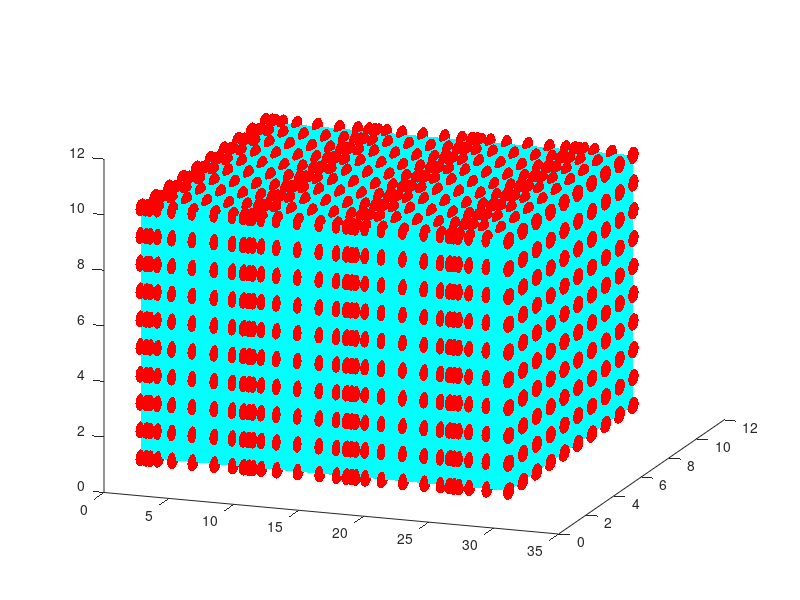

Recreate this plot in MATLAB. (Note: this script raises an error after producing the figure.)
% Simulation of particle motion during the propagation of seismic waves
% v1.0.0
% Odysseus Galanis
% ogalanis.webpages.auth.gr
% Updated for Matlab R2025a in 2026
% License: GNU GPL v3
% 
% *Originally written in 2007 to produce images for
% https://web.archive.org/web/20071104224653/http://users.auth.gr/~ogalanis/el/articles/propagat
% and for https://phdtheses.ekt.gr/eadd/handle/10442/19795

clear;

% number of particles in each direction
ix=30;
iy=10;
iz=10;
% amplitude of the wave as a fraction of the spacing between particles
amp=0.9;
% wavenumber in 1/(spacing). This determines the velocity
k=0.8;
% simulate P or S waves
p_or_s = 'P';
%p_or_s='S';
% period in gif frames
period=20;
% velocity in (grid spacing) / (gif frame)
c=2*pi/(period*k);

figure;

% loop over gif frames
for t=1:period

  % coordinates of equilibrium position of particles.
  % do this for the visible surfaces only
  hold on;
  [x1,z1]=meshgrid(1:ix,1:iz);
  y1=ones(size(x1));
  [x2,y2]=meshgrid(1:ix,1:iy);
  z2=iz*ones(size(x2));
  [y3,z3]=meshgrid(1:iy,1:iz);
  x3=ix*ones(size(z3));

  % displacement of particles
  u1=amp*cos(k*(x1-c*t));
  u2=amp*cos(k*(x2-c*t));
  u3=amp*cos(k*(x3-c*t));

  % position of particles
  if (p_or_s=='P')
    x1=x1+u1;
    x2=x2+u2;
    x3=x3+u3;
  else
    z1=z1+u1;
    z2=z2+u2;
    z3=z3+u3;   
  end

  % draw the three visible outer surfaces
  h1=surface(x1,y1,z1,'FaceColor',[0 1 1],'EdgeColor','none');
  h2=surface(x2,y2,z2,'FaceColor',[0 1 1],'EdgeColor','none');
  h3=surface(x3,y3,z3,'FaceColor',[0 1 1],'EdgeColor','none');

  % draw the particles as small spheres
  for i=1:ix
    for j=1:iy
      [x0,y0,z0]=sphere;
      x0=0.3*x0+x2(j,i);
      y0=0.3*y0+y2(j,i);
      z0=0.3*z0+z2(j,i);
      surface(x0,y0,z0,'FaceColor',[1 0 0],'EdgeColor','none');
    end
  end

  for i=1:ix
    for j=1:iz
      [x0,y0,z0]=sphere;
      x0=0.3*x0+x1(j,i);
      y0=0.3*y0+y1(j,i);
      z0=0.3*z0+z1(j,i);
      surface(x0,y0,z0,'FaceColor',[1 0 0],'EdgeColor','none');
    end
  end

  for i=1:iy
    for j=1:iz
      [x0,y0,z0]=sphere;
      x0=0.3*x0+x3(j,i);
      y0=0.3*y0+y3(j,i);
      z0=0.3*z0+z3(j,i);
      surface(x0,y0,z0,'FaceColor',[1 0 0],'EdgeColor','none');
    end
  end

  % view, lighting etc.
  view(20,20);
  camproj('perspective');
  axis equal;
  axis off;
  axis vis3d;
  axis([0 ix+1 0 iy+1 0 iz+1]);

  camlight(0,30); 
  lighting gouraud;

  % properties of the three surfaces
  set(h1,'SpecularColorReflectance',0.6,'SpecularExponent',50,'AmbientStrength',0.5);
  set(h2,'SpecularColorReflectance',0.6,'SpecularExponent',50,'AmbientStrength',0.5);
  set(h3,'SpecularColorReflectance',0.6,'SpecularExponent',50,'AmbientStrength',0.5);

  % capture frame from figure window and convert to image
  F(t)=getframe(gcf);
  [rgbimg, map] = frame2im(F(t));
  [img, cmap] = rgb2ind(rgbimg,256);

  % save images (frames) in gif file
  if (t==1)
    imwrite(img, cmap, "wave.gif", 'gif', 'Loopcount', inf, 'DelayTime', 0.1);
  else
    imwrite(img, cmap, "wave.gif", 'gif', 'WriteMode', 'append', 'DelayTime', 0.1);
  end

  % clear figure
  clf;

end
